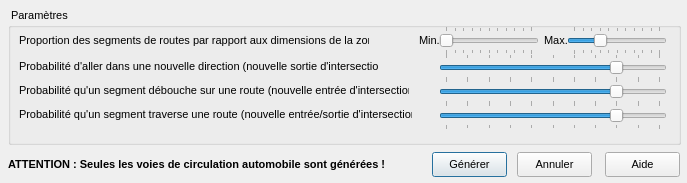
<?xml version="1.0" encoding="UTF-8"?>
<ui version="4.0">
 <comment>GÉNÉRÉ par tools/dfm2ui.py depuis src/f_genres.dfm : ne pas modifier à la main avant la fin du portage de la fiche</comment>
 <class>frmGeneration</class>
 <widget class="QDialog" name="frmGeneration">
  <property name="geometry">
   <rect>
    <x>218</x>
    <y>147</y>
    <width>687</width>
    <height>183</height>
   </rect>
  </property>
  <property name="windowTitle">
   <string>Génération aléatoire d'un réseau</string>
  </property>
  <property name="vclFontHeight" stdset="0">
   <number>-11</number>
  </property>
  <property name="font">
   <font>
    <family>MS Sans Serif</family>
    <pointsize>8</pointsize>
    <bold>false</bold>
    <italic>false</italic>
    <underline>false</underline>
    <strikeout>false</strikeout>
   </font>
  </property>
  <property name="vclHelpContext" stdset="0">
   <number>3112</number>
  </property>
  <property name="vclBorderIcons" stdset="0">
   <string notr="true">biSystemMenu</string>
  </property>
  <property name="vclBorderStyle" stdset="0">
   <string notr="true">bsDialog</string>
  </property>
  <property name="vclColor" stdset="0">
   <string notr="true">clBtnFace</string>
  </property>
  <property name="vclKeyPreview" stdset="0">
   <bool>true</bool>
  </property>
  <property name="vclPosition" stdset="0">
   <string notr="true">poScreenCenter</string>
  </property>
  <property name="vclTextHeight" stdset="0">
   <number>13</number>
  </property>
  <widget class="TLabel" name="LabelRq">
   <property name="text">
    <string>ATTENTION : Seules les voies de circulation automobile sont générées !</string>
   </property>
   <property name="alignment">
    <set>Qt::AlignLeft|Qt::AlignTop</set>
   </property>
   <property name="geometry">
    <rect>
     <x>8</x>
     <y>158</y>
     <width>414</width>
     <height>13</height>
    </rect>
   </property>
   <property name="vclFontHeight" stdset="0">
    <number>-11</number>
   </property>
   <property name="font">
    <font>
     <family>MS Sans Serif</family>
     <pointsize>8</pointsize>
     <bold>true</bold>
     <italic>false</italic>
     <underline>false</underline>
     <strikeout>false</strikeout>
    </font>
   </property>
  </widget>
  <widget class="TGroupBox" name="GroupBox">
   <property name="title">
    <string> Paramètres </string>
   </property>
   <property name="geometry">
    <rect>
     <x>8</x>
     <y>8</y>
     <width>673</width>
     <height>137</height>
    </rect>
   </property>
   <property name="vclTabOrder" stdset="0">
    <number>0</number>
   </property>
   <widget class="TLabel" name="Label1">
    <property name="text">
     <string>Proportion des segments de routes par rapport aux dimensions de la zone :</string>
    </property>
    <property name="alignment">
     <set>Qt::AlignLeft|Qt::AlignTop</set>
    </property>
    <property name="geometry">
     <rect>
      <x>11</x>
      <y>26</y>
      <width>350</width>
      <height>13</height>
     </rect>
    </property>
   </widget>
   <widget class="TLabel" name="Label2">
    <property name="text">
     <string>Probabilité d'aller dans une nouvelle direction (nouvelle sortie d'intersection) :</string>
    </property>
    <property name="alignment">
     <set>Qt::AlignLeft|Qt::AlignTop</set>
    </property>
    <property name="geometry">
     <rect>
      <x>11</x>
      <y>52</y>
      <width>360</width>
      <height>13</height>
     </rect>
    </property>
   </widget>
   <widget class="TLabel" name="Label3">
    <property name="text">
     <string>Min.</string>
    </property>
    <property name="alignment">
     <set>Qt::AlignLeft|Qt::AlignTop</set>
    </property>
    <property name="geometry">
     <rect>
      <x>411</x>
      <y>26</y>
      <width>20</width>
      <height>13</height>
     </rect>
    </property>
   </widget>
   <widget class="TLabel" name="Label4">
    <property name="text">
     <string>Max.</string>
    </property>
    <property name="alignment">
     <set>Qt::AlignLeft|Qt::AlignTop</set>
    </property>
    <property name="geometry">
     <rect>
      <x>536</x>
      <y>26</y>
      <width>23</width>
      <height>13</height>
     </rect>
    </property>
   </widget>
   <widget class="TLabel" name="Label5">
    <property name="text">
     <string>Probabilité qu'un segment débouche sur une route (nouvelle entrée d'intersection) :</string>
    </property>
    <property name="alignment">
     <set>Qt::AlignLeft|Qt::AlignTop</set>
    </property>
    <property name="geometry">
     <rect>
      <x>11</x>
      <y>76</y>
      <width>390</width>
      <height>13</height>
     </rect>
    </property>
   </widget>
   <widget class="TLabel" name="Label6">
    <property name="text">
     <string>Probabilité qu'un segment traverse une route (nouvelle entrée/sortie d'intersection) :</string>
    </property>
    <property name="alignment">
     <set>Qt::AlignLeft|Qt::AlignTop</set>
    </property>
    <property name="geometry">
     <rect>
      <x>11</x>
      <y>100</y>
      <width>393</width>
      <height>13</height>
     </rect>
    </property>
   </widget>
   <widget class="TTrackBar" name="TrackBarTailleMinSegments">
    <property name="orientation">
     <enum>Qt::Horizontal</enum>
    </property>
    <property name="minimum">
     <number>0</number>
    </property>
    <property name="maximum">
     <number>10</number>
    </property>
    <property name="value">
     <number>0</number>
    </property>
    <property name="pageStep">
     <number>2</number>
    </property>
    <property name="tickInterval">
     <number>1</number>
    </property>
    <property name="tickPosition">
     <enum>QSlider::TicksBothSides</enum>
    </property>
    <property name="geometry">
     <rect>
      <x>431</x>
      <y>18</y>
      <width>100</width>
      <height>29</height>
     </rect>
    </property>
    <property name="vclTabOrder" stdset="0">
     <number>0</number>
    </property>
    <property name="vclThumbLength" stdset="0">
     <number>10</number>
    </property>
    <property name="vclTickMarks" stdset="0">
     <string notr="true">tmBoth</string>
    </property>
   </widget>
   <widget class="TTrackBar" name="TrackBarProbaSortieIntersection">
    <property name="orientation">
     <enum>Qt::Horizontal</enum>
    </property>
    <property name="minimum">
     <number>0</number>
    </property>
    <property name="maximum">
     <number>10</number>
    </property>
    <property name="value">
     <number>8</number>
    </property>
    <property name="pageStep">
     <number>2</number>
    </property>
    <property name="tickInterval">
     <number>1</number>
    </property>
    <property name="tickPosition">
     <enum>QSlider::TicksBothSides</enum>
    </property>
    <property name="geometry">
     <rect>
      <x>431</x>
      <y>45</y>
      <width>228</width>
      <height>29</height>
     </rect>
    </property>
    <property name="vclTabOrder" stdset="0">
     <number>2</number>
    </property>
    <property name="vclThumbLength" stdset="0">
     <number>10</number>
    </property>
    <property name="vclTickMarks" stdset="0">
     <string notr="true">tmBoth</string>
    </property>
   </widget>
   <widget class="TTrackBar" name="TrackBarTailleMaxSegments">
    <property name="orientation">
     <enum>Qt::Horizontal</enum>
    </property>
    <property name="minimum">
     <number>0</number>
    </property>
    <property name="maximum">
     <number>10</number>
    </property>
    <property name="value">
     <number>3</number>
    </property>
    <property name="pageStep">
     <number>2</number>
    </property>
    <property name="tickInterval">
     <number>1</number>
    </property>
    <property name="tickPosition">
     <enum>QSlider::TicksBothSides</enum>
    </property>
    <property name="geometry">
     <rect>
      <x>559</x>
      <y>18</y>
      <width>100</width>
      <height>29</height>
     </rect>
    </property>
    <property name="vclTabOrder" stdset="0">
     <number>1</number>
    </property>
    <property name="vclThumbLength" stdset="0">
     <number>10</number>
    </property>
    <property name="vclTickMarks" stdset="0">
     <string notr="true">tmBoth</string>
    </property>
   </widget>
   <widget class="TTrackBar" name="TrackBarProbaEntreeIntersection">
    <property name="orientation">
     <enum>Qt::Horizontal</enum>
    </property>
    <property name="minimum">
     <number>0</number>
    </property>
    <property name="maximum">
     <number>10</number>
    </property>
    <property name="value">
     <number>8</number>
    </property>
    <property name="pageStep">
     <number>2</number>
    </property>
    <property name="tickInterval">
     <number>1</number>
    </property>
    <property name="tickPosition">
     <enum>QSlider::TicksBothSides</enum>
    </property>
    <property name="geometry">
     <rect>
      <x>431</x>
      <y>69</y>
      <width>228</width>
      <height>29</height>
     </rect>
    </property>
    <property name="vclTabOrder" stdset="0">
     <number>3</number>
    </property>
    <property name="vclThumbLength" stdset="0">
     <number>10</number>
    </property>
    <property name="vclTickMarks" stdset="0">
     <string notr="true">tmBoth</string>
    </property>
   </widget>
   <widget class="TTrackBar" name="TrackBarProbaTraverseeRoute">
    <property name="orientation">
     <enum>Qt::Horizontal</enum>
    </property>
    <property name="minimum">
     <number>0</number>
    </property>
    <property name="maximum">
     <number>10</number>
    </property>
    <property name="value">
     <number>8</number>
    </property>
    <property name="pageStep">
     <number>2</number>
    </property>
    <property name="tickInterval">
     <number>1</number>
    </property>
    <property name="tickPosition">
     <enum>QSlider::TicksBothSides</enum>
    </property>
    <property name="geometry">
     <rect>
      <x>431</x>
      <y>93</y>
      <width>228</width>
      <height>29</height>
     </rect>
    </property>
    <property name="vclTabOrder" stdset="0">
     <number>4</number>
    </property>
    <property name="vclThumbLength" stdset="0">
     <number>10</number>
    </property>
    <property name="vclTickMarks" stdset="0">
     <string notr="true">tmBoth</string>
    </property>
   </widget>
  </widget>
  <widget class="TButton" name="ButtonAnnuler">
   <property name="text">
    <string>Annuler</string>
   </property>
   <property name="autoDefault">
    <bool>false</bool>
   </property>
   <property name="geometry">
    <rect>
     <x>517</x>
     <y>152</y>
     <width>75</width>
     <height>25</height>
    </rect>
   </property>
   <property name="vclCancel" stdset="0">
    <bool>true</bool>
   </property>
   <property name="vclModalResult" stdset="0">
    <number>2</number>
   </property>
   <property name="vclTabOrder" stdset="0">
    <number>2</number>
   </property>
  </widget>
  <widget class="TButton" name="ButtonOk">
   <property name="text">
    <string>Générer</string>
   </property>
   <property name="default">
    <bool>true</bool>
   </property>
   <property name="autoDefault">
    <bool>false</bool>
   </property>
   <property name="geometry">
    <rect>
     <x>432</x>
     <y>152</y>
     <width>75</width>
     <height>25</height>
    </rect>
   </property>
   <property name="vclModalResult" stdset="0">
    <number>1</number>
   </property>
   <property name="vclTabOrder" stdset="0">
    <number>1</number>
   </property>
  </widget>
  <widget class="TButton" name="ButtonAide">
   <property name="text">
    <string>Aide</string>
   </property>
   <property name="autoDefault">
    <bool>false</bool>
   </property>
   <property name="geometry">
    <rect>
     <x>605</x>
     <y>152</y>
     <width>75</width>
     <height>25</height>
    </rect>
   </property>
   <property name="vclTabOrder" stdset="0">
    <number>3</number>
   </property>
  </widget>
 </widget>
 <tabstops>
  <tabstop>TrackBarTailleMinSegments</tabstop>
  <tabstop>TrackBarTailleMaxSegments</tabstop>
  <tabstop>TrackBarProbaSortieIntersection</tabstop>
  <tabstop>TrackBarProbaEntreeIntersection</tabstop>
  <tabstop>TrackBarProbaTraverseeRoute</tabstop>
  <tabstop>ButtonOk</tabstop>
  <tabstop>ButtonAnnuler</tabstop>
  <tabstop>ButtonAide</tabstop>
 </tabstops>
 <customwidgets>
  <customwidget>
   <class>TLabel</class>
   <extends>QLabel</extends>
   <header>vcl/controles.h</header>
  </customwidget>
  <customwidget>
   <class>TGroupBox</class>
   <extends>QGroupBox</extends>
   <header>vcl/controles.h</header>
  </customwidget>
  <customwidget>
   <class>TTrackBar</class>
   <extends>QSlider</extends>
   <header>vcl/controles.h</header>
  </customwidget>
  <customwidget>
   <class>TButton</class>
   <extends>QPushButton</extends>
   <header>vcl/controles.h</header>
  </customwidget>
 </customwidgets>
 <resources>
  <include location="../ressources/images.qrc" />
 </resources>
 <connections />
</ui>
